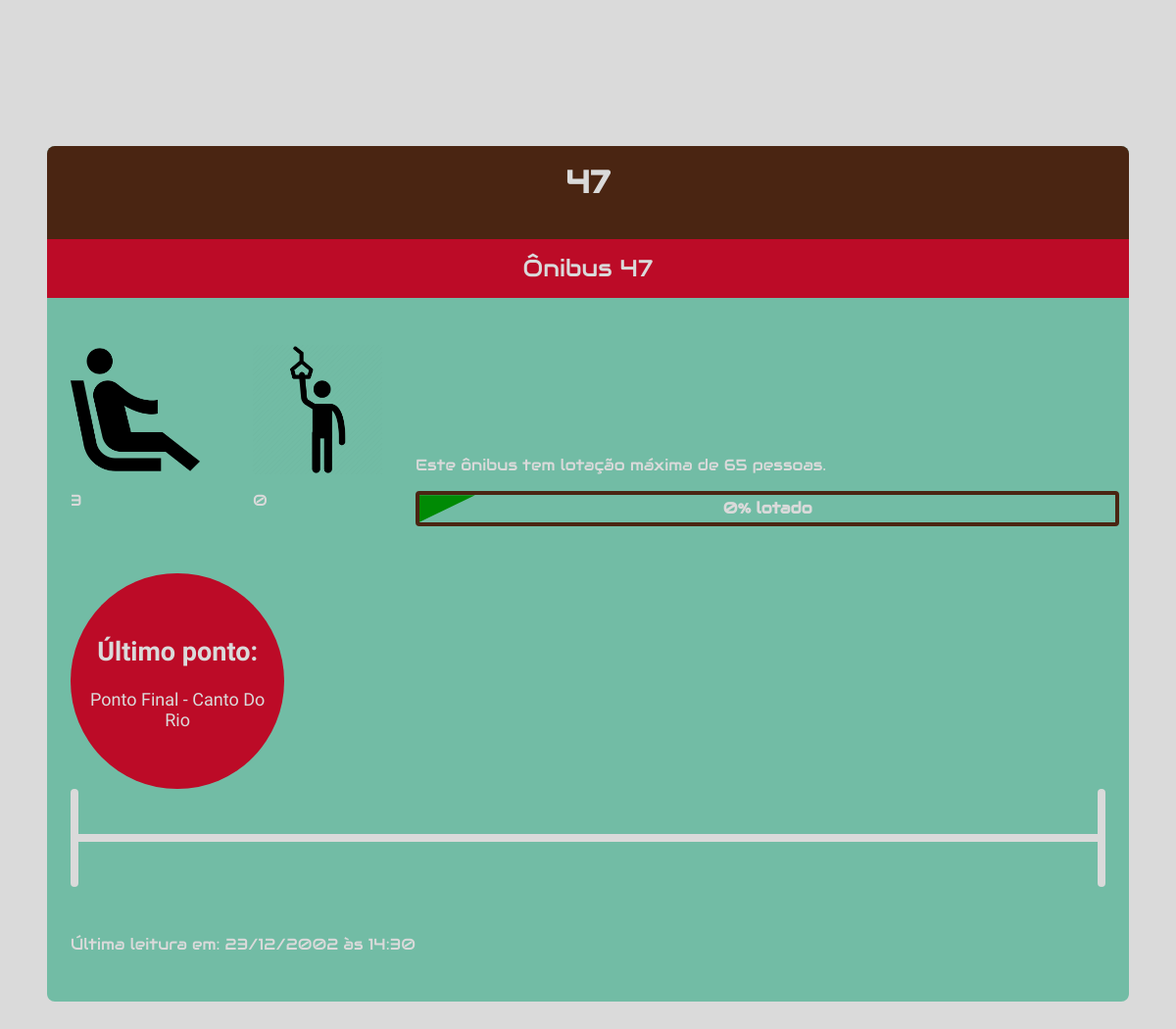
Page /bus/1 on the earlier database version.
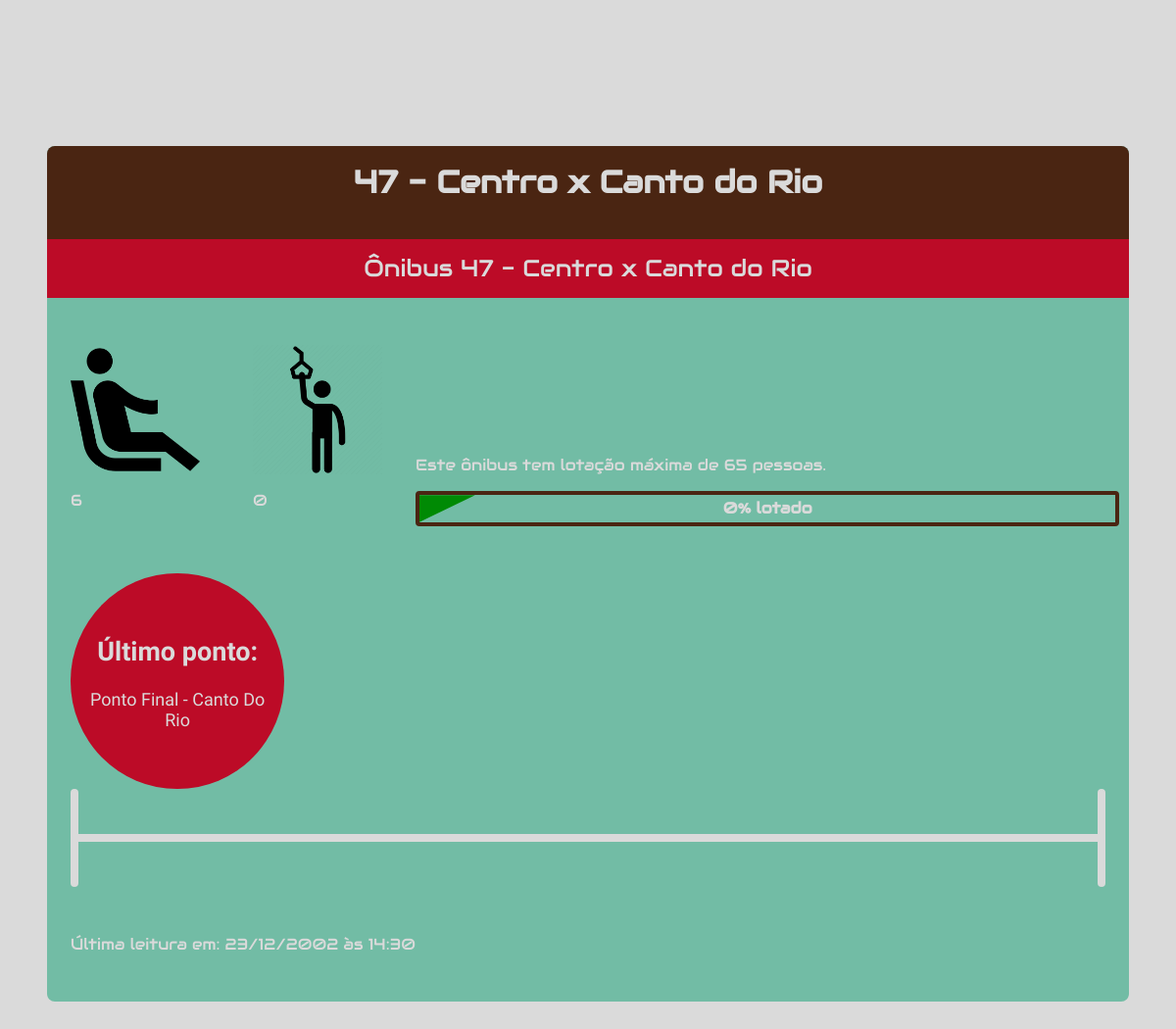
Same page on the later database version.
### models/bus.py (models this page shows)
class Bus(db.Model):
    __tablename__ = "bus"
    id = Column(Integer, primary_key=True, autoincrement=True)
    name = Column(String, unique=True)
    created_at = Column(DateTime(), server_default=func.now())
    updated_at = Column(DateTime(), server_default=func.now(), onupdate=func.now())
    stops = relationship(BusStop)
    data = relationship(BusData)
    @property
    def json(self):
        try:
            last_data_id = max([data.id for data in self.data])
            last_data_received = [data for data in self.data if data.id == last_data_id][0]
        except ValueError:
            last_data_received = None
        return {
            "id": self.id,
            "name": self.name,
            "stops": [
                {
                    "id": stop.id,
                    "name": stop.name,
                }
                for stop in self.stops
            ],
            "last_data_received": {
                "bus_stop_name": last_data_received.bus_stop.name,
                "bus_stop_id": last_data_received.bus_stop_id,
                "seated_passengers": last_data_received.seated_passengers,
                "standing_passengers": last_data_received.standing_passengers,
                "created_at": last_data_received.created_at
            } if last_data_received else None,
        }

class BusStop(db.Model):
    __tablename__ = "bus_stop"
    id = Column(Integer, primary_key=True, autoincrement=True)
    bus_id = Column(Integer, ForeignKey("bus.id"))
    name = Column(String)
    created_at = Column(DateTime(), server_default=func.now())
    updated_at = Column(DateTime(), server_default=func.now(), onupdate=func.now())
    data = relationship(BusData, backref="bus_stop")

### app.py (the view)
@app.route("/bus/<int:bus_id>")
def bus(bus_id):
    _bus = db.session.get(Bus, bus_id)
    bus_json = _bus.json
    return render_template("bus.html", bus=bus_json)

### templates/bus.html (shortened to what this page needs)
<!DOCTYPE html>
<html lang="en">
<head>
    <link rel="stylesheet" href="/static/css/onibus.css">
</head>
<body>
<main>
    <div class="container">
        <div class="caixa caixa--esquema-invertido">
            <header class="caixa__header">
                <h1 class="caixa__titulo">
                    {{ bus.name}}
                </h1>
                <div class="caixa__sub-titulo">
                    Ônibus {{ bus.name }}
                </div>
            </header>
            <div class="caixa__corpo">
                <div class="linha">
                    <div class="metricas">
                        <div class="metricas__item">
                            <img src="/static/img/pessoa-sentada.png" alt="" height="200">
                            <p id="pessoas-sentadas" class="metricas__valor">{{ bus.last_data_received.seated_passengers }}</p>
                        </div>
                        <div class="metricas__item">
                            <img src="/static/img/pessoa-em-pe.png" alt="" height="200">
                            <p id="pessoas-em-pe" class="metricas__valor">{{ bus.last_data_received.standing_passengers }}</p>
                        </div>
                    </div>
                    <div class="lotacao">
                        <p class="lotacao__titulo">Este ônibus tem lotação máxima de 65 pessoas.</p>
                        <div id="barra-de-lotacao" class="barra-de-lotacao" style="--valor: 0">
                            0% lotado
                        </div>
                    </div>
                </div>
                <div class="rota">
                    <div class="ultimo-ponto">
                        <h2 class="ultimo-ponto__titulo">Último ponto:</h2>
                        <p id="nome-ultimo-ponto" class="ultimo-ponto__nome">{{ bus.last_data_received.bus_stop_name}}</p>
                    </div>
                    <div class="desenho">
                        <div class="estrada"></div>
                    </div>
                </div>
                <div class="ultima-leitura">
                        <span class="ultima-leitura__wrapper">
                            Última leitura em: <span id="data-leitura">23/12/2002</span> às <span id="horario-leitura">14:30</span>
                        </span>
                </div>
            </div>
        </div>
    </div>
</main>
</body>
</html>

### static/css/onibus.css (style rules this page uses)
.barra-de-lotacao { border-radius: 4px }
.ultimo-ponto, .ultima-leiturawrapper, .caixasub-titulo { font-family: "MuseoModerno", sans-serif }
.container { display: block; width: 100%; max-width: 1210px; margin: 0 auto; padding-left: 40px; padding-right: 40px }
body { font-family: "Audiowide", "Comic Sans MS", sans-serif; color: #dadada; background-color: #dadada }
main { display: flex; align-items: center; min-height: 100vh; padding-top: 120px; padding-bottom: 120px }
img { display: block; max-width: 100%; height: auto }
.caixa { border-radius: 8px; background-color: #72bca5 }
.linha { margin-left: -16px; margin-right: -16px; padding-top: 48px; padding-bottom: 48px; display: flex; flex-wrap: wrap }
.linha > * { margin-left: 16px; margin-right: 16px }
.metricas { display: grid; grid-template-columns:repeat(auto-fill, minmax(min-content, 132px)); gap: 54px; flex: 0 1 320px }
.caixa__sub-titulo { font-size: 24px }
.caixa__header { border-top-left-radius: 8px; border-top-right-radius: 8px; background-color: #4a2512 }
.caixa__corpo { padding-left: 24px; padding-right: 24px }
.caixa__titulo { padding-top: .5em; padding-bottom: .5em }
.caixa__sub-titulo { padding-top: .6em; padding-bottom: .6em; background-color: #bc0b27 }
.caixa__titulo, .caixa__sub-titulo { text-align: center; padding-left: 24px; padding-right: 24px }
.lotacao { flex: 1 1 320px; align-self: flex-end; margin-top: 18px }
.barra-de-lotacao { position: relative; z-index: 0; width: 100%; text-align: center; padding: .2em; font-weight: bold; border: 4px solid #4a2512; overflow: hidden }
.barra-de-lotacao::before, .barra-de-lotacao::after { content: ""; display: block; position: absolute; top: 0; z-index: -1; background-color: #008a04; height: 100% }
.barra-de-lotacao::before { width: calc(var(--valor, 0) * 1%); left: 0 }
.barra-de-lotacao::after { width: 8%; min-width: 16px; clip-path: polygon(0% 0%, 100% 0%, 0% 100%); left: calc(var(--valor, 0) * 1%) }
.rota { padding-bottom: 48px }
.ultimo-ponto { position: relative; max-width: 20ch; padding: 42px 8px; border-radius: 50%; background-color: #bc0b27; z-index: 1; font-size: 18px; text-align: center }
.desenho { position: relative; height: 100px }
.estrada { position: absolute; top: calc(50% - 4px); width: 100%; height: 8px; background-color: #dadada }
.ultima-leitura { padding: 0 0 48px }

Differences in the rows shown:
changed Bus: name "47" → "47 - Centro x Canto do Rio"
Other differences:
{{ bus.last_data_received.seated_passengers }}: "3" → "6"
